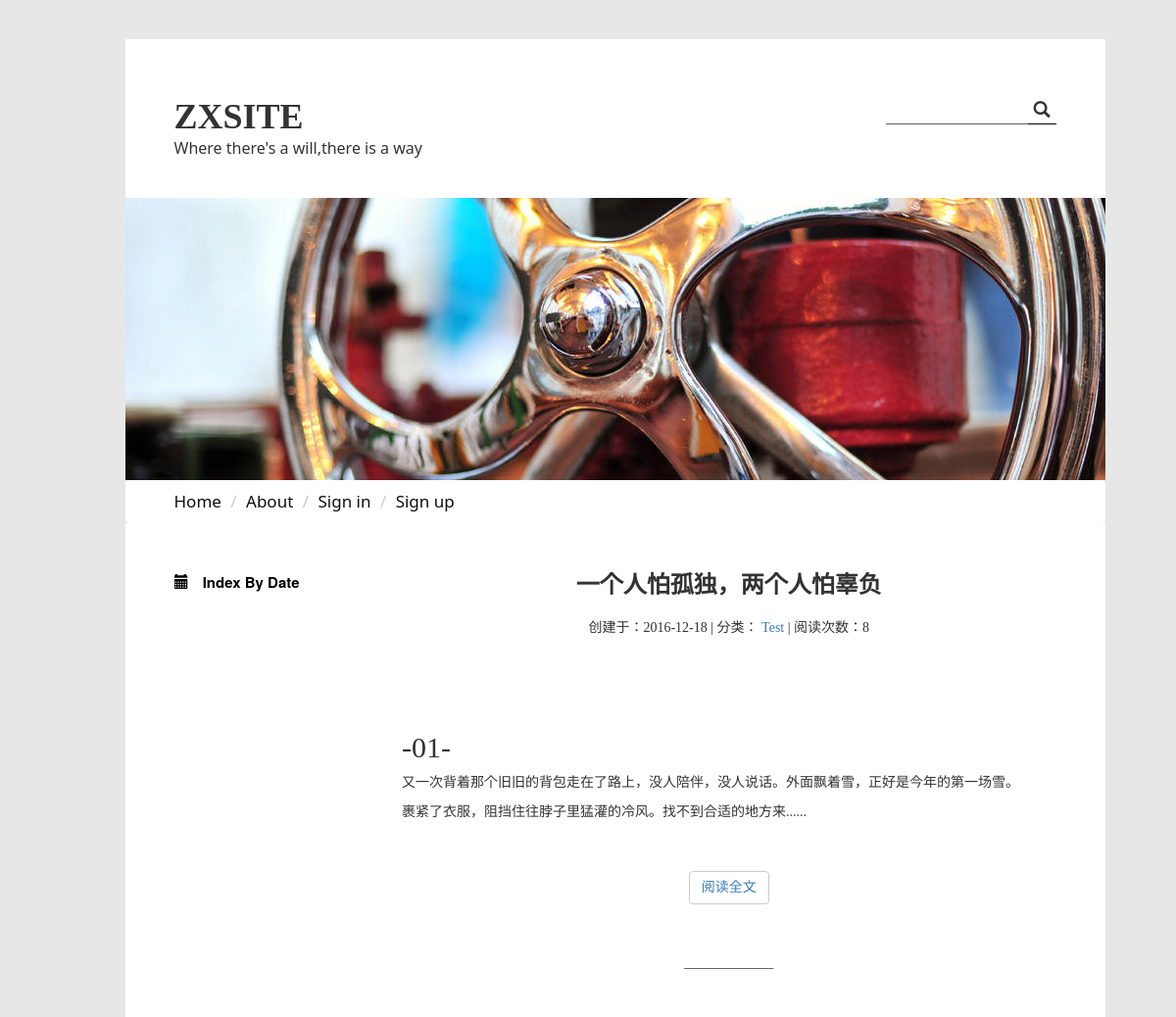
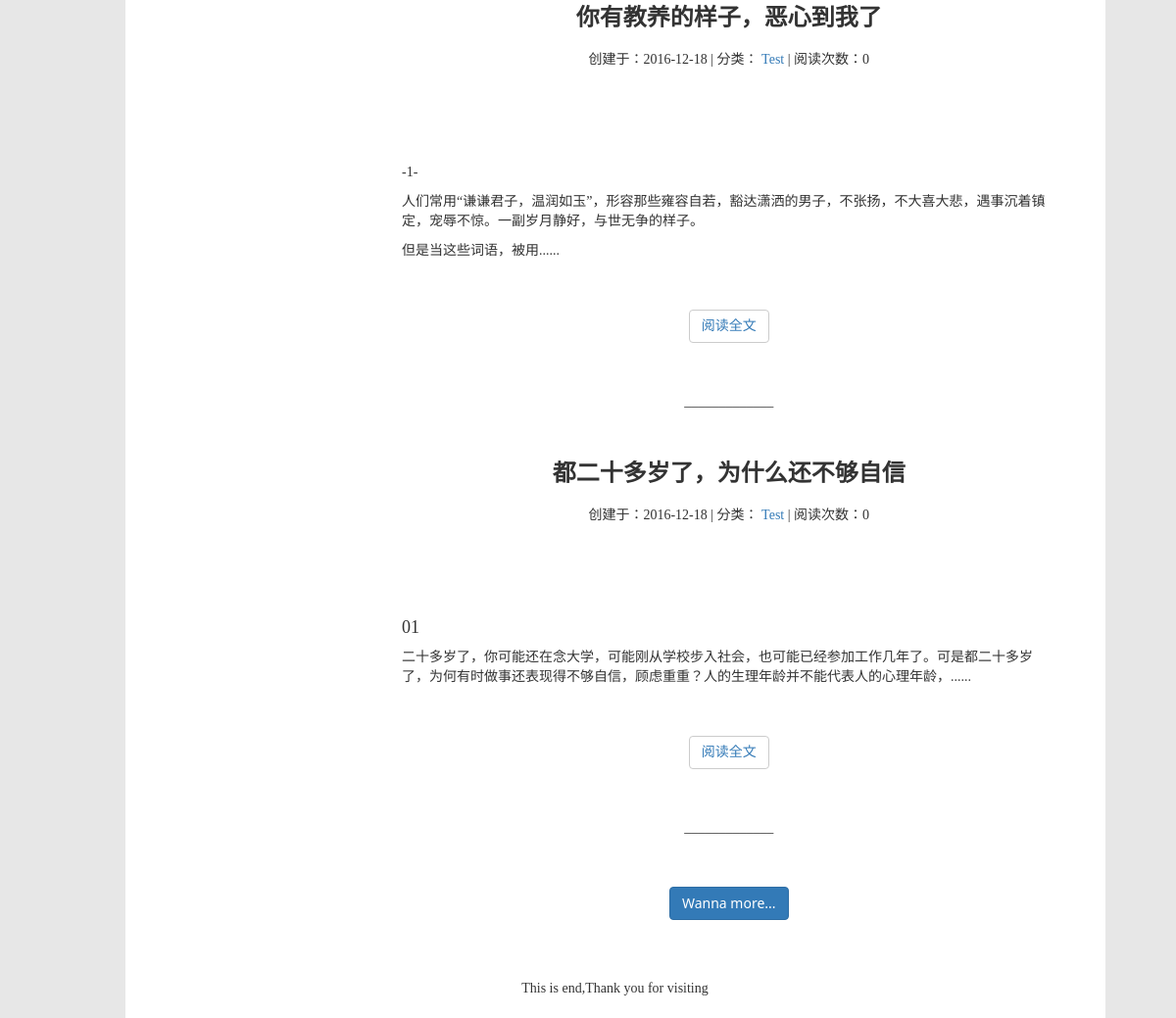
Screenshot of /indexbydate/ with the database file from the repository (2 pictures, top to bottom).
### zxsite/models.py (models this page shows)
class Article(models.Model):
    author = models.ForeignKey('Bloger', verbose_name='作者')
    tags = models.ManyToManyField('Tag', verbose_name='标签')
    title = models.CharField('标题', max_length=50)
    content = models.TextField('正文')
    abstract = models.TextField('摘要',null=True,blank=True)
    ARTICLE_STATUS = (
        ('P', 'PUBLIC'),
        ('E', 'EDITING'),
        ('D', 'DELETED'),
        ('C', 'DELETE-COMPELETLY')
    )
    status = models.CharField('文章状态', max_length=1, choices=ARTICLE_STATUS)
    created_time = models.DateTimeField('创建时间', auto_now_add=True)
    lasted_modified_time = models.DateTimeField('最新修改时间', auto_now=True)
    views = models.PositiveIntegerField('浏览数', default=0)
    likes = models.PositiveIntegerField('点赞数', default=0)
    topped = models.BooleanField('是否置顶', default=False)
    def __str__(self):
        return self.title
    class meta:
        ordering = ['-lasted_modified_time']

class Tag(models.Model):
    name = models.CharField(verbose_name='标签名',max_length=20)
    TAG_STATUS = (
        ('L','LIVE'),
        ('D','DEAD')
    )
    status = models.CharField(max_length=5,choices=TAG_STATUS)
    created_time = models.DateTimeField('创建时间', auto_now_add=True)
    related_articles = models.PositiveIntegerField('相关文章数')
    def __str__(self):
        return self.name
    class meta:
        ordering = ['-related_articles']

### zxsite/views.py (the view)
# urls.py: url(r'^indexbydate/$',views.indexbydate,name='indexbydate'),
def indexbydate(request):
    article_list = Article.objects.all()
    date_list = datelist(article_list)
    article_list = article_list.order_by('-created_time')
    print(article_list)
    paginator = Paginator(article_list,3)
    total_page = paginator.num_pages
    if request.method == 'POST':
        print(request.POST)
        clicktime = int(request.POST.get('clicktime'))
        page = clicktime
        if page > total_page:
            return HttpResponse('end')
        articles = paginator.page(page)
        articles = serializers.serialize('json',articles)
        content = {
            'articles': articles,
        }
        return JsonResponse(content)
    else:
        articles = paginator.page(1)
        content = {
            'articles':articles,
            'datelist': date_list
        }
        return render(request,'zxsite/indexbydate.html',content)

### zxsite/views.py (called while the page is built)
def datelist(atc_list):
    thisyear = datetime.date.today().year
    year = thisyear
    result = {}
    default_data = {}
    while True:
        atc = atc_list.filter(created_time__year = year)
        if len(atc) > 0 :
            result[year] = default_data
            for i in range(1,13):
                atc_month = atc.filter(created_time__month = i).order_by('-created_time')
                print(type(atc_month))
                default_data[i] = atc_month
                print(default_data)
            year -= 1
        else:
            break
    print(result)
    return result

### zxsite/templates/zxsite/indexbydate.html (shortened to what this page needs)
{% extends 'zxsite/subbase1.html' %}
{% block indexbydate %}
    <div class="row">
        <div class="col-md-3">
            <div class="nav-side-menu">
            <div class="brand" style="margin-top: 5px;font-size: 15px">
                <span class="glyphicon glyphicon-calendar" style="padding-right: 10px"></span>
                <b>Index By Date</b>
            </div>
            </div>
        </div>
        <div class="col-md-9" id="cm9">
            {% for article in articles %}
                <div style="" class="self-atc-div">
                    <h3 style="">{{ article.title }}</h3>
                    <div style="">
                        <p style="">创建于：{{ article.created_time|date:'Y-m-d' }}</p>
                        |
                        分类：
                        {% for tag in article.tags.all %}
                        <p class="text-capitalize"><a href="">{{ tag }}</a></p>
                        {% endfor %}
                        |
                        <p>阅读次数：{{ article.views }}</p>
                    </div>
                    <p class="text-justify self-atc-div-p">{{ article.abstract | safe }}</p>
                    <button class="btn btn-default center-block">
                        <a href="/article/{{ article.id }}">阅读全文</a>
                    </button>
                    <footer>_____________</footer>
                </div>
            {% endfor %}
            <div class="text-center">
                <button class="btn btn-primary" id="wannamore">
                    Wanna more...
                </button>
            </div>
        </div>
    </div>
{% endblock %}

### zxsite/static/zxsite/css/selfdefine.css (style rules this page uses)
.nav-side-menu { overflow: auto; font-family: "Helvetica Neue", Helvetica, Arial, sans-serif; font-size: 14px; font-weight: 700; top: 0; width: 220px; height: 100%; color: #000; }
.nav-side-menu .brand { line-height: 50px; display: block; font-size: 16px; }
body { margin: 0; padding: 0; }
.self-atc-div { font-family: 微软雅黑; }
.self-atc-div h3 { text-align:center; font-weight: bold; }
.self-atc-div div { text-align: center; margin-bottom: 85px; margin-top: 20px }
.self-atc-div div p { display: inline-block; }
.self-atc-div button { margin-bottom: 50px; margin-top: 50px }
.self-atc-div footer { text-align: center; margin-bottom: 50px }
.self-atc-div-p { margin-bottom: 80px; font-size: 15px }

### rows the page displays
Article: title "一个人怕孤独，两个人怕辜负", created_time "2016-12-18", views "8", abstract "-01- 又一次背着那个旧旧的背包走在了路上，没人陪伴，没人说话。外面飘着雪，正好是今年的第一场雪。 裹紧了衣服，阻挡住往脖子里猛灌的冷风。找不到合适的地方来......"
Tag: name "Test"
Article: title "你有教养的样子，恶心到我了", created_time "2016-12-18", views "0", abstract "-1- 人们常用“谦谦君子，温润如玉”，形容那些雍容自若，豁达潇洒的男子，不张扬，不大喜大悲，遇事沉着镇定，宠辱不惊。一副岁月静好，与世无争的样子。 但是当这些词语，被用......"
Article: title "都二十多岁了，为什么还不够自信", created_time "2016-12-18", views "0", abstract "01 二十多岁了，你可能还在念大学，可能刚从学校步入社会，也可能已经参加工作几年了。可是都二十多岁了，为何有时做事还表现得不够自信，顾虑重重？人的生理年龄并不能代表人的心理年龄，......"
